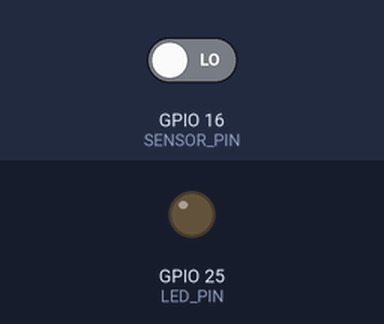
This sketch was run on a simulated ESP32. On the bench: output pins drawn as LEDs (lit = HIGH). The test bench sets the inputs (shaded band); at power-on: GPIO 16 (SENSOR_PIN) LOW.

Above: at 1.2 s.
1.3 s: GPIO 16 (SENSOR_PIN) driven HIGH
At 1.7 s:
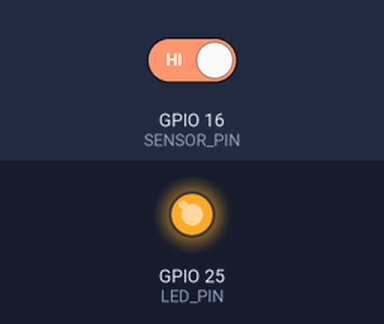
4.3 s: GPIO 16 (SENSOR_PIN) driven LOW
At 4.6 s:
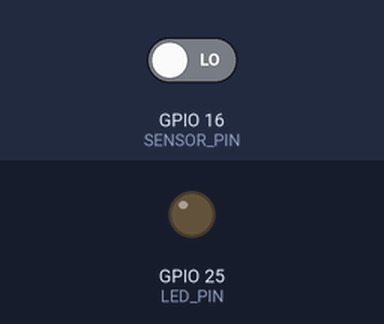
Timing chart, 0 to 7.3 s (numbered marks = the images above; inputs shaded):
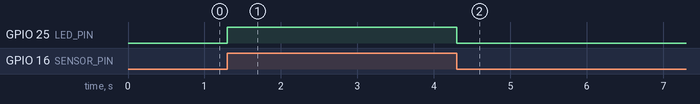

The sketch:

gas_arduino.ino
```cpp
// Gas Sensor Example

#define LED_PIN 25
#define SENSOR_PIN 16

// Initialization
void setup() {
  // Init LED gpio
  pinMode(LED_PIN, OUTPUT);
  digitalWrite(LED_PIN, LOW);

  // Init sensor gpio
  pinMode (SENSOR_PIN, INPUT);
}

// Main loop
void loop() {
  if (digitalRead(SENSOR_PIN) == HIGH) {
    digitalWrite(LED_PIN, HIGH);
    delay (500);
    digitalWrite(LED_PIN, LOW);
  }
}
```

Measured:
- after the input at 1.3 s, GPIO 25 (LED_PIN): LOW → HIGH at once
- after the input at 4.3 s, GPIO 25 (LED_PIN): HIGH → LOW at once
